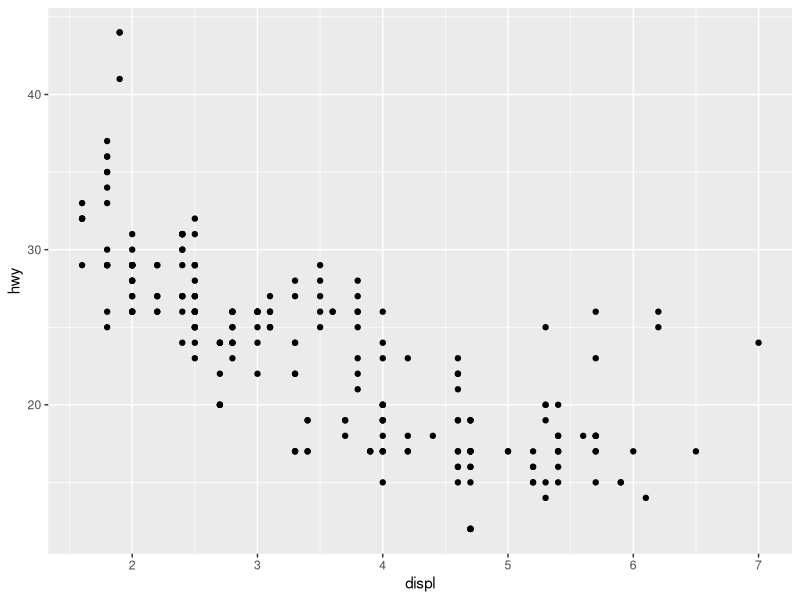
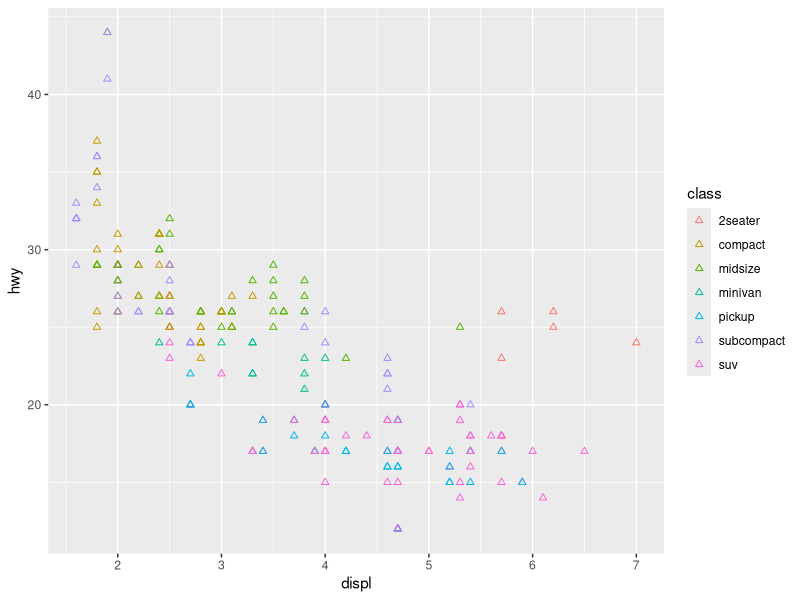
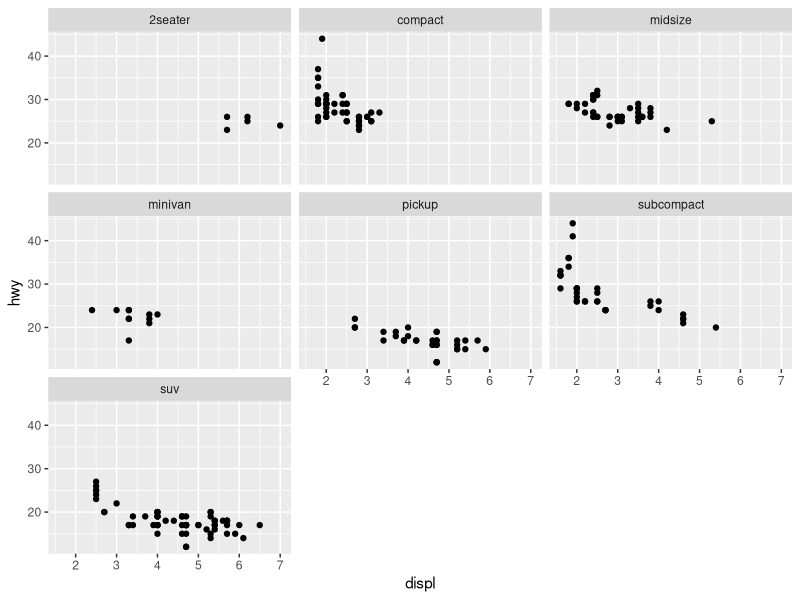
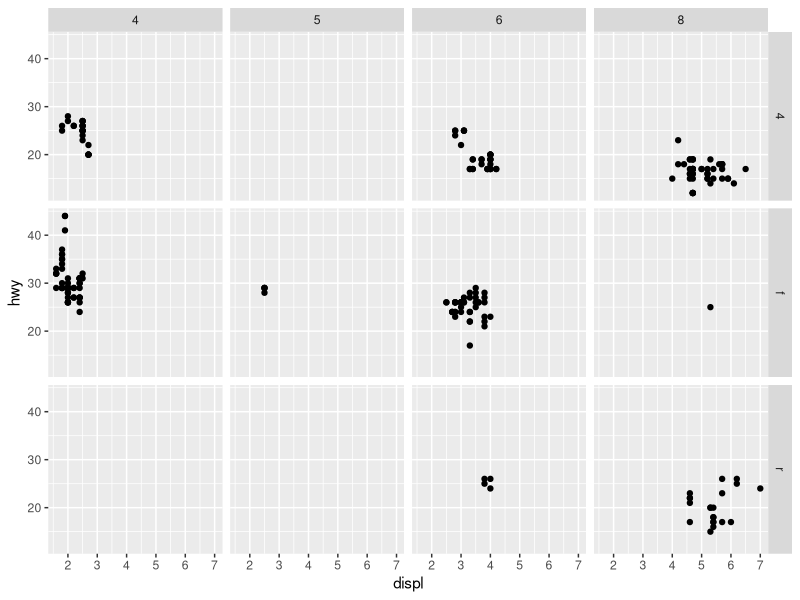
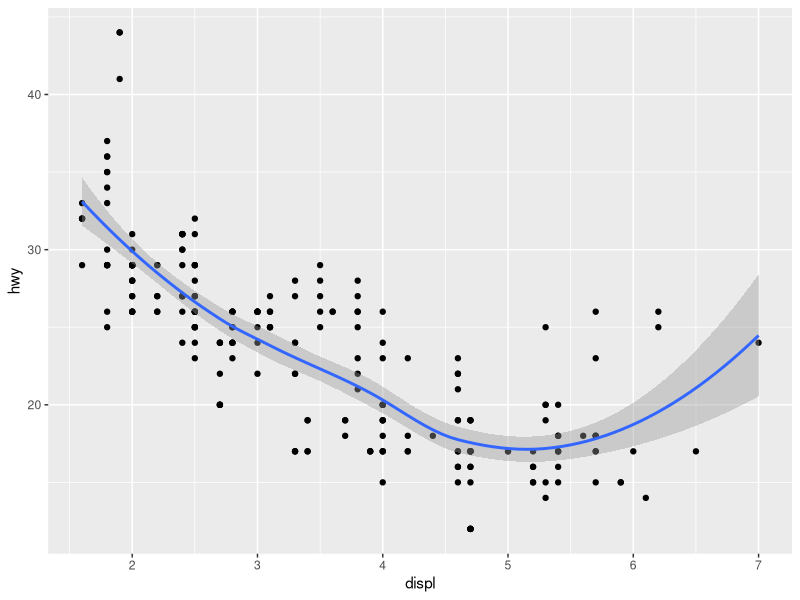
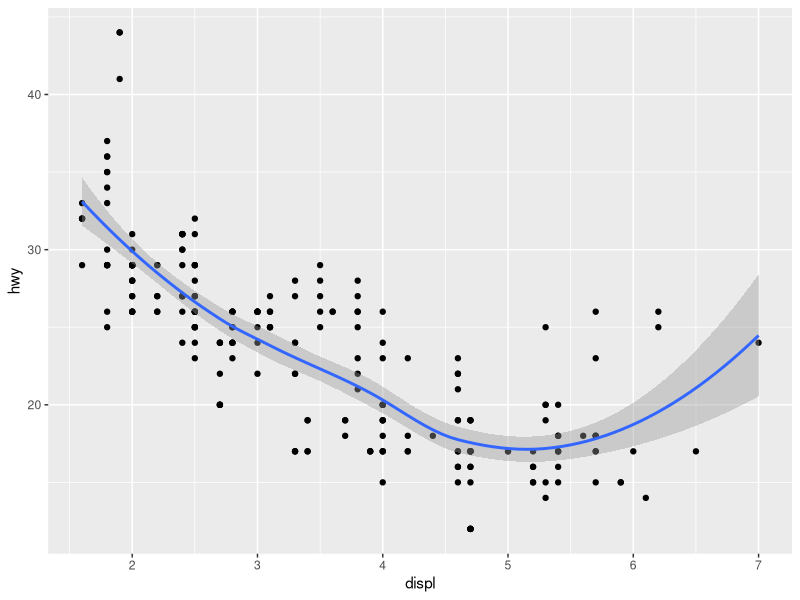
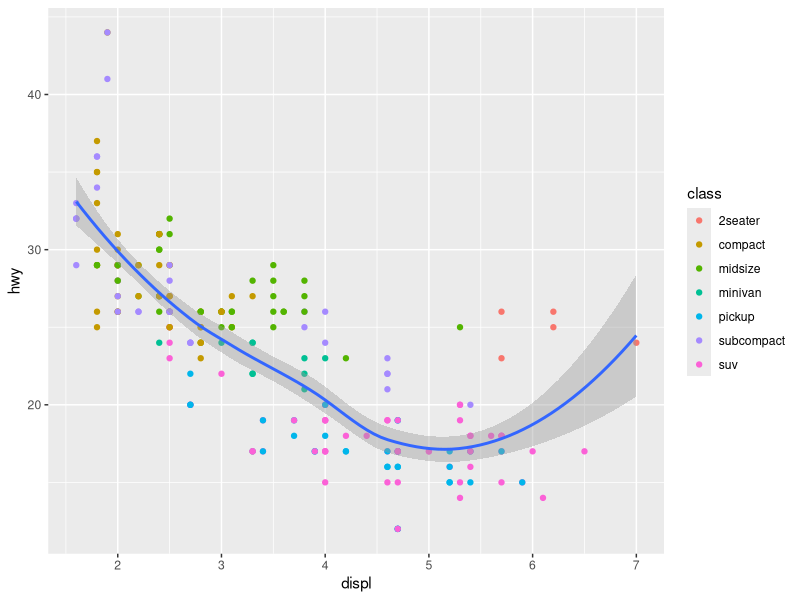
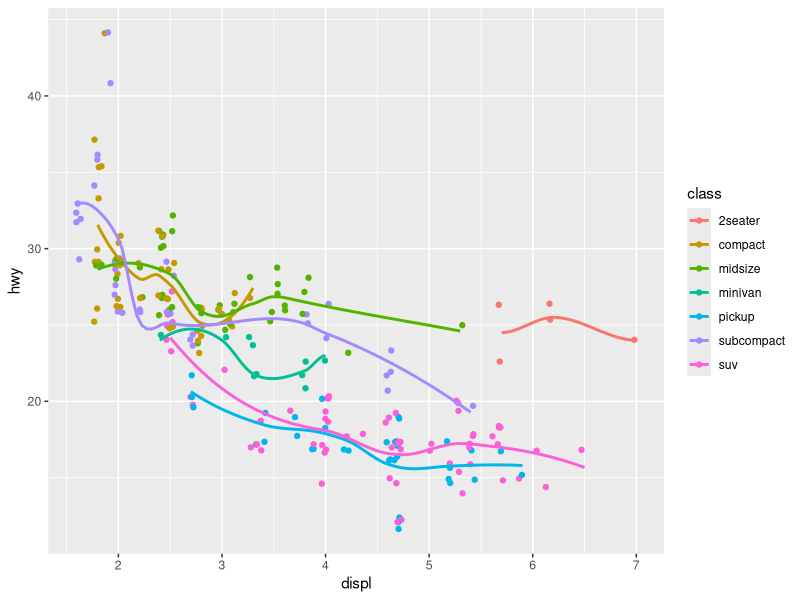

Here is the R script that generated these plots, in order:
## ---- chunk 1

library(tidyverse)
## ---- chunk 2
mpg %>% head
## ---- chunk 3
ggplot(data=mpg) + 
    geom_point(mapping=aes(x=displ, y=hwy))
## ---- chunk 4
ggplot(data=mpg) + 
    geom_point(mapping=aes(x=displ, y=hwy, color=class), shape=2) # 2 -> Open triangle
## ---- chunk 5
ggplot(data=mpg) + 
    geom_point(mapping=aes(x=displ, y=hwy)) +
    facet_wrap(facet= ~class)   # Class is categorical

ggplot(data = mpg) + 
  geom_point(mapping = aes(x = displ, y = hwy)) + 
  facet_grid(drv ~ cyl)
## ---- chunk 6
# Explicit local mappings
ggplot(data = mpg) + 
  geom_point(mapping = aes(x = displ, y = hwy)) +
  geom_smooth(mapping = aes(x = displ, y = hwy))

# Concise global mapping
ggplot(data = mpg, mapping = aes(x = displ, y = hwy)) + 
  geom_point() + 
  geom_smooth()

# Concise global mapping w/ explicit local mappings
ggplot(data = mpg, mapping = aes(x = displ, y = hwy)) + 
  geom_point(mapping=aes(color=class)) + 
  geom_smooth()
## ---- chunk 7
ggplot(data = mpg, mapping = aes(x = displ, y = hwy, color = class)) + 
  geom_point(position="jitter") + 
  geom_smooth(se = FALSE)
## ---- chunk 8
ggplot(data=diamonds) + 
    geom_bar(mapping=aes(x=cut, fill=cut))

ggplot(data=diamonds) + 
    geom_bar(mapping=aes(x=cut, fill=clarity))
